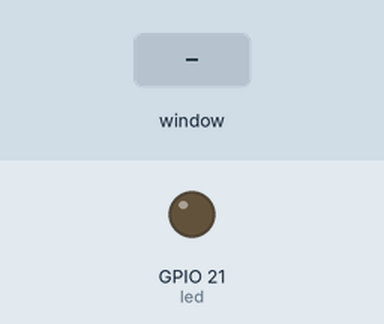
Recording of a program running on a simulated Raspberry Pi (BCM pin numbers). On the bench: output pins drawn as LEDs (lit = HIGH). The test bench sets the inputs (shaded band). The desktop window is not drawn, its controls go by their first labels and the mouse button is held 0.15 s.

Above: at 1.2 s.
1.3 s: control labelled "Encender" in the window clicked
At 1.8 s:
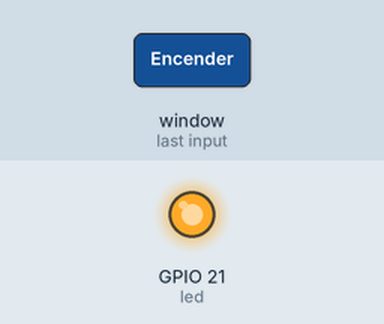
2.8 s: control labelled "Apagar" in the window clicked
At 4.1 s:
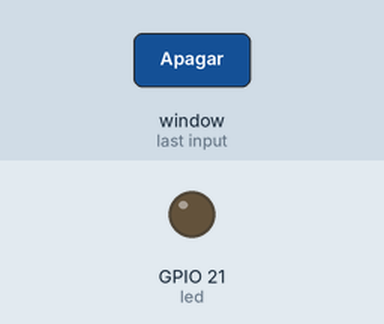
Timing chart, 0 to 5.8 s (numbered marks = the images above; inputs shaded):
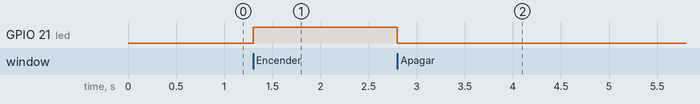

Measured:
- after the input at 1.3 s, GPIO 21 (led): LOW → HIGH at once
- after the input at 2.8 s, GPIO 21 (led): HIGH → LOW at once

The program:

led_pyqt5.py
```python
from PyQt5.QtWidgets import QWidget,QApplication,QPushButton
from gpiozero import LED
import time
import sys

class App(QWidget):
	def __init__(self):
		super().__init__()
		self.w = 600
		self.h = 300
		self.x = 100
		self.y = 100
		self.titulo = "MONITOREO"
		self.initUI()
		#Led
		self.led = LED(21)

	def initUI(self):
		self.setGeometry(self.x,self.y,self.w,self.h)
		self.setWindowTitle(self.titulo)
		#boton
		led_on = QPushButton("Encender",self)
		led_on.move(100,100)
		led_on.clicked.connect(self.encender)
		led_off = QPushButton("Apagar",self)
		led_off.move(200,100)
		led_off.clicked.connect(self.apagar)
		self.show()
	def encender(self):
		self.led.on()
	def apagar(self):
		self.led.off()
if __name__ == "__main__":
	app = QApplication([])
	ex = App()
	sys.exit(app.exec_())
```
